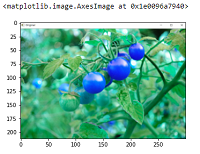
#> input picture PAI Lab Task/Lab5/image.png, 200 x 154 px
$ jupyter execute opencv.ipynb   (shell and % lines are left out)
#> lines starting #> are read from the running program, lines starting #| are printed output that depends on the picture; after the words box and inside, x2 and y2 are one past the last pixel; in counts of white or black regions, pixels touching at a corner belong together
[cell 1]
import cv2
print(cv2.__version__)

[cell 2]
# Getting Started
import cv2
import numpy as np
import matplotlib.pyplot as plt

print("OpenCV version:", cv2.__version__)

# Working with Images

[cell 3]
image = cv2.imread('image.png')
#> image is the input picture: shape (154, 200, 3); mean B, G, R 173.3, 192.9, 136.3
if image is None:
    raise FileNotFoundError("Image not found!")
image_rgb = cv2.cvtColor(image, cv2.COLOR_BGR2RGB)
plt.imshow(image_rgb)
plt.title("Original Image")
plt.axis("off")
plt.show()

# Image Processing

[cell 4]
# 1
resized = cv2.resize(image_rgb, (300, 300))
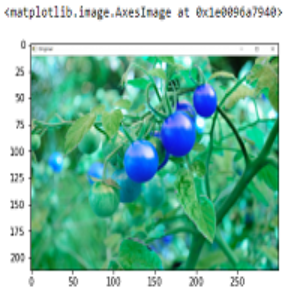
#> resized: shape (300, 300, 3); mean R, G, B 136.2, 192.8, 173.2
# 2
gray = cv2.cvtColor(image_rgb, cv2.COLOR_RGB2GRAY)
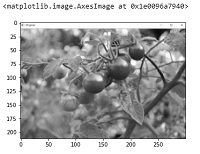
#> gray: shape (154, 200); min 11, max 255, mean 173.7
# 3
blurred = cv2.GaussianBlur(image_rgb, (7, 7), 0)
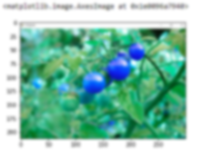
#> blurred: shape (154, 200, 3); mean R, G, B 136.3, 192.9, 173.3
# 4
edges = cv2.Canny(gray, 100, 200)
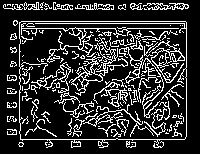
#> edges: shape (154, 200); 19.3% white in thin lines or dots, all inside (x1, y1, x2, y2) = (3, 2, 189, 148)

[cell 5]
fig, axs = plt.subplots(1, 3, figsize=(15, 5))
axs[0].imshow(gray, cmap='gray')
axs[0].set_title("Grayscale")
axs[1].imshow(blurred)
axs[1].set_title("Blurred")
axs[2].imshow(edges, cmap='gray')
axs[2].set_title("Canny Edges")
for ax in axs: ax.axis('off')
plt.tight_layout()
plt.show()

#  Feature Detection and Description (ORB)

[cell 6]
# 1
gray = cv2.cvtColor(image_rgb, cv2.COLOR_RGB2GRAY)
# 2
orb = cv2.ORB_create()
# 3
keypoints, descriptors = orb.detectAndCompute(gray, None)
#> keypoints = 355 keypoints; strongest (x, y, size): (139, 62, 31), (131, 61, 31), (146, 59, 31), (132, 60, 44.6)
# 4
feature_img = cv2.drawKeypoints(image_rgb, keypoints, None, color=(0, 255, 0))
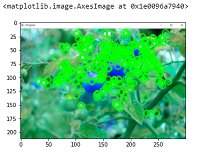
#> feature_img: shape (154, 200, 3); mean R, G, B 126.8, 205.7, 153.8

[cell 7]
plt.imshow(feature_img)
plt.title("ORB Feature Keypoints")
plt.axis("off")
plt.show()

#  Drawing Functions (Line, Rectangle, Circle, Text)

[cell 8]
# 1
canvas = image_rgb.copy()
# 2
cv2.line(canvas, (50, 50), (250, 50), (255, 0, 0), 3)
# 3
cv2.rectangle(canvas, (60, 60), (240, 240), (0, 255, 0), 2)
# 4
cv2.circle(canvas, (150, 150), 40, (0, 0, 255), -1)
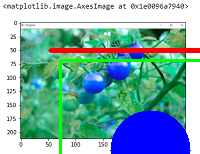
#> canvas: shape (154, 200, 3); mean R, G, B 125.7, 172.9, 173.9
# 5
cv2.putText(canvas, "OpenCV Rocks", (50, 280), cv2.FONT_HERSHEY_SIMPLEX, 0.9, (255, 255, 0), 2)
